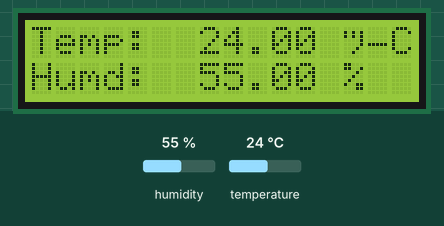
Bench run of a sketch on a simulated Arduino Uno, built with avr-gcc and run on an emulated ATmega328P. Shown: 16×2 character LCD. The inputs (shaded band) are chosen by the test bench; at power-on: humidity 55 %, temperature 24 °C.

Above: at 1.2 s.
1.3 s: humidity set to 22 %
At 3.6 s:
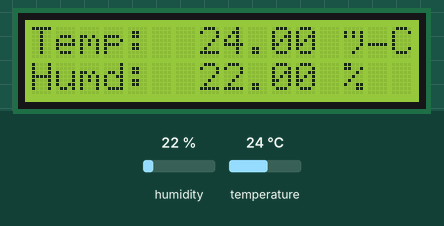
4.6 s: temperature set to 12 °C
At 5.9 s:
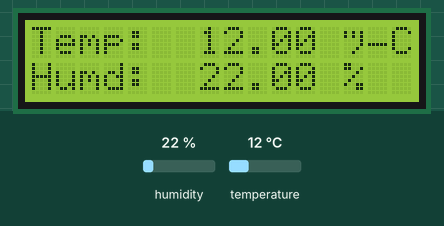
6.7 s: humidity set to 40 %
At 10.5 s:
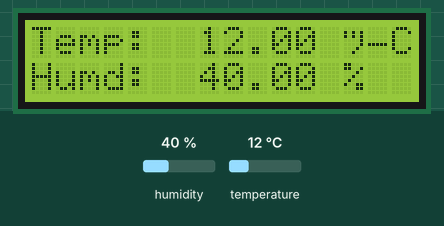
10.8 s: temperature set to 19 °C
At 12.7 s:
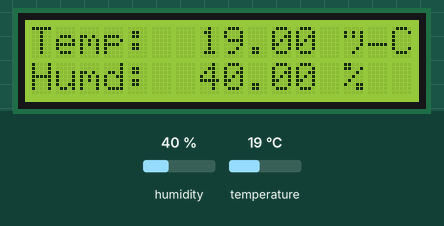
Timing chart, 0 to 13.8 s (numbered marks = the images above; inputs shaded):
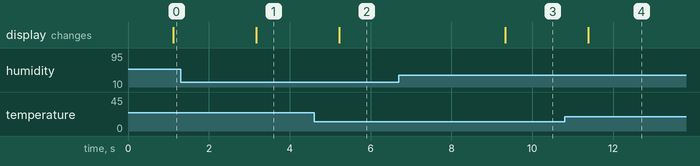

Measured:
- after the input at 1.3 s, the display: changes after 1.9 s (image 1)
- after the input at 4.6 s, the display: changes after 0.63 s (image 2)
- after the input at 6.7 s, the display: changes after 2.6 s (image 3)
- after the input at 10.8 s, the display: changes after 0.59 s (image 4)

The sketch:

Humidity.ino
```cpp
#include <LiquidCrystal.h> //lcd kütüphanesi eklendi
#include <DHT11.h> // ısı ölçer sensorün kütüphanesini ekledik

DHT11 dht11(4); // sensör pinini atadık

LiquidCrystal lcd{2,3,8,9,10,11}; //RS,E,D4,D5,D6,D7 pinledin verdik

void setup() {
  lcd.begin(16,2); //lcd isimli ekranımızı başlattık
  lcd.clear(); //Ekranı başlangıçda temizliyoruz.
}

void loop() {
  lcd.home(); //imleci 0, 0 noktasına getirir
  float humidity = dht11.readHumidity();
  float temperature = dht11.readTemperature();


  lcd.setCursor(0,0);
  lcd.print("Temp: ");
  lcd.setCursor(7,0);
  lcd.print(temperature);
  lcd.print(" °C");

  lcd.setCursor(0,1);
  lcd.print("Humd: ");
  lcd.setCursor(7,1);
  lcd.print(humidity);
  lcd.print(" %");

  delay(1000);
}
```
